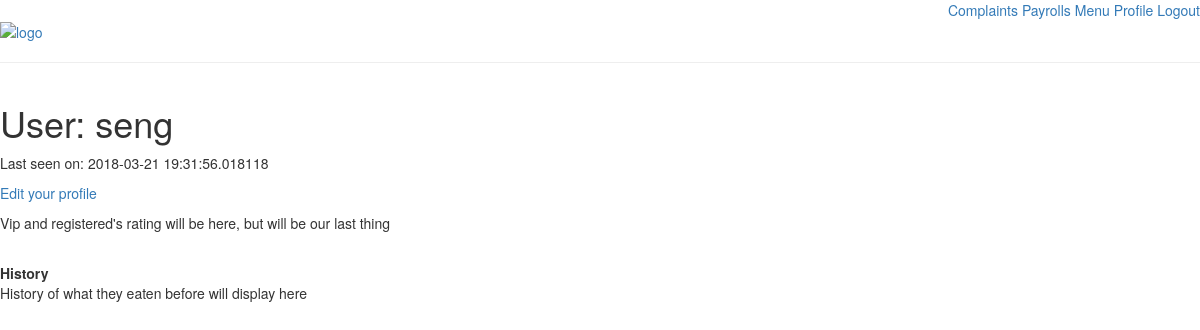
The page /user/seng (signed in) on the database as committed earlier.
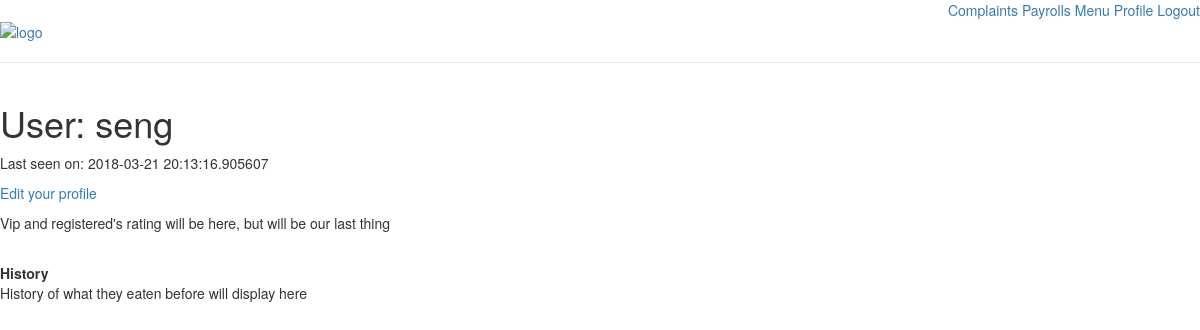
The same page on the database as committed later.
### app/models.py (models this page shows, shortened)
class User(UserMixin, db.Model):
	id = db.Column(db.Integer, primary_key=True)
	username = db.Column(db.String(64), index=True, unique=True)
	email = db.Column(db.String(120), index=True, unique=True)
	urole = db.Column(db.Integer, index=True)
	password_hash = db.Column(db.String(128))
	about_me = db.Column(db.String(140))
	last_seen = db.Column(db.DateTime, default=datetime.utcnow)
	def get_id(self):
		return self.id
	def get_urole(self):
		return self.urole

### app/routes.py (the view)
@app.route('/user/<username>')
@login_required(role=1)
def user(username):
	user = User.query.filter_by(username=username).first_or_404()
	return render_template('user.html', user=user)

### app/models.py (called while the page is built)
@login.user_loader
def load_user(id):
	return User.query.get(int(id))

### app/routes.py (called while the page is built)
def login_required(role):
	def wrapper(fn):
		@wraps(fn)
		def decorated_view(*args, **kwargs):
			if not current_user.is_authenticated:
				return redirect(url_for('login',next=request.url))
			urole = current_user.get_urole()
			if  (urole < role) :
				return current_app.login_manager.unauthorized()
			return fn(*args, **kwargs)
		return decorated_view
	return wrapper

@app.before_request
def before_request():
	if current_user.is_authenticated:
		current_user.last_seen = datetime.utcnow()
		db.session.commit()

### app/templates/user.html (shortened to what this page needs)
{% extends "base.html" %}
{% block content %}
	<table>
		<tr valign="top">
			<td>
				<h1>User: {{ user.username }}</h1>
					{% if user.last_seen %}
						<p>Last seen on: {{ user.last_seen }}</p>
					{% endif %}
					{% if user == current_user %}
						<p><a href="{{ url_for('edit_profile') }}">Edit your profile</a></p>
					{% endif %}
						<p>Vip and registered's rating will be here, but will be our last thing</p>
			</td>
		</tr>
	</table>
	<br/>
	<body>
		<b>History</b>
		<p>History of what they eaten before will display here</p>
	</body>
{% endblock %}

### app/templates/base.html (shortened to what this page needs)
<!DOCTYPE html>
<html>
<head>
	<link rel="stylesheet" href="https://maxcdn.bootstrapcdn.com/bootstrap/3.3.7/css/bootstrap.min.css">
<link rel="stylesheet" href="https://maxcdn.bootstrapcdn.com/bootstrap/3.3.7/css/bootstrap-theme.min.css">
</head>
<body>
		<div class = "options" align = "right">
		{% if current_user.urole == 4 and current_user.is_authenticated %}
			<a href="{{ url_for('complaints')}}">Complaints</a>
			<a href="{{ url_for('pay')}}">Payrolls</a>
		{% elif current_user.urole == 3 and current_user.is_authenticated %}
			<a href="{{ url_for('prices')}}">Prices</a>
			<a href="{{ url_for('cookcustorder')}}">My Customer Orders</a>
		{% elif current_user.urole == 2 and current_user.is_authenticated %}
			<a href="{{ url_for('map')}}">Map</a>
		{% else %}
			<a href="{{ url_for('index')}}">Home</a>
		{% endif %}
			<a href="{{ url_for('menu')}}">Menu</a>
		{% if current_user.is_anonymous %}
			<a href="{{ url_for('login')}}">Login</a>
		{% else %}
			<a href="{{ url_for('user',username=current_user.username) }}">Profile</a>
			<a href="{{ url_for('logout')}}">Logout</a>
		{% endif %}
		</div>
		<div class = "logo">
    		{% if current_user.urole == 4 and current_user.is_authenticated %}
				<a href="{{ url_for('manager')}}"><img src="http://homecookingadventure.com/images/recipes/Chocolate_Mirror_Cake_main.jpg" alt="logo" style="width:60px;height:60px;border:0;"></a>
			{% elif current_user.urole == 3 and current_user.is_authenticated %}
				<a href="{{ url_for('cook')}}"><img src="http://homecookingadventure.com/images/recipes/Chocolate_Mirror_Cake_main.jpg" alt="logo" style="width:60px;height:60px;border:0;"></a>
			{% elif current_user.urole == 2 and current_user.is_authenticated %}
				<a href="{{ url_for('delivery')}}"><img src="http://homecookingadventure.com/images/recipes/Chocolate_Mirror_Cake_main.jpg" alt="logo" style="width:60px;height:60px;border:0;"></a>
			{% else %}
				<a href="{{ url_for('index')}}"><img src="http://homecookingadventure.com/images/recipes/Chocolate_Mirror_Cake_main.jpg" alt="logo" style="width:60px;height:60px;border:0;"></a>
			{% endif %}
    	</div>
	<hr>
	{% block content %}
	{% endblock %}
</body>
</html>

Rows that differ between the two databases and show on the page:
changed User "seng": last_seen "2018-03-21 19:31:56.018118" → "2018-03-21 20:13:16.905607"
